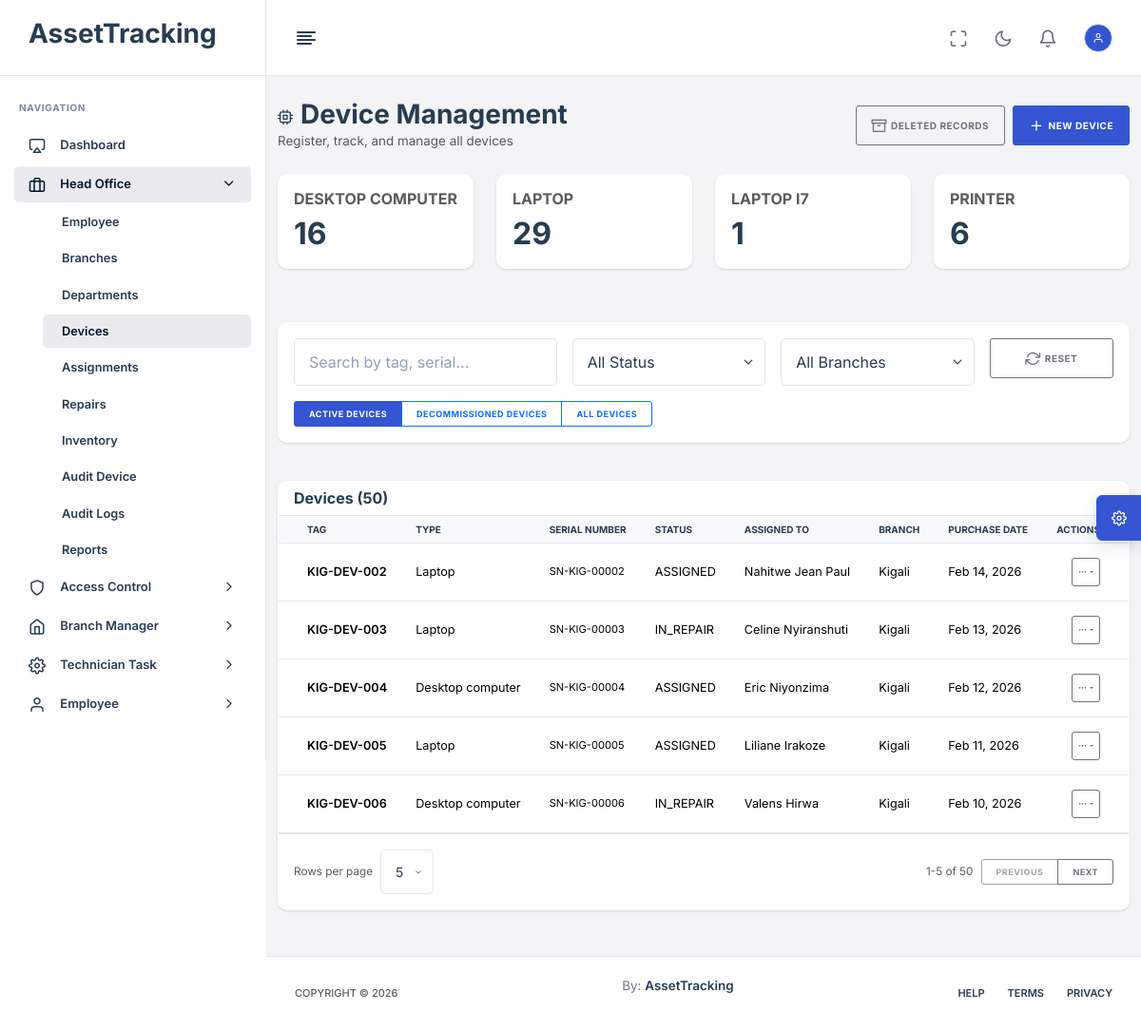
Page /head-office/devices/ (signed in) on the committed database.
### App/models.py (models this page shows, shortened)
class SoftDeleteModel(models.Model):
    is_deleted = models.BooleanField(default=False)
    deleted_at = models.DateTimeField(null=True, blank=True)
    deleted_by = models.ForeignKey(
        settings.AUTH_USER_MODEL,
        null=True,
        blank=True,
        on_delete=models.SET_NULL,
        related_name="%(class)s_deleted_records",
    )
    deletion_reason = models.TextField(blank=True)
    class Meta:
        abstract = True

class Device(SoftDeleteModel):
    STATUS_CHOICES = [
        ('AVAILABLE', 'Available'),
        ('ASSIGNED', 'Assigned'),
        ('PENDING_RETURN', 'Pending Return'),
        ('IN_REPAIR', 'In Repair'),
        ('COMPLETED', 'Completed'),
        ('REPAIRED', 'Repaired'),
        ('MISSING', 'Missing'),
        ('RETIRED', 'Retired'),
        ('DECOMMISSIONED', 'Decommissioned'),
    ]
    LOCATION_CHOICES = [
        ('HEAD_OFFICE', 'Head Office'),
        ('BRANCH', 'Branch'),
        ('EMPLOYEE', 'Employee'),
        ('TECHNICIAN', 'Head Office / Technician'),
    ]
    device_type = models.CharField(max_length=50)
    brand = models.CharField(max_length=100)
    model = models.CharField(max_length=100)
    serial_number = models.CharField(max_length=100, unique=True)
    company_tag = models.CharField(max_length=100, unique=True)  # QR / Barcode
    purchase_date = models.DateField(null=True, blank=True)
    warranty_expiry = models.DateField(null=True, blank=True)
    status = models.CharField(max_length=20, choices=STATUS_CHOICES, default='AVAILABLE')
    assigned_employee = models.ForeignKey('Employee', null=True, blank=True, on_delete=models.SET_NULL)
    assigned_branch = models.ForeignKey('Branch', null=True, blank=True, on_delete=models.SET_NULL)
    location_type = models.CharField(max_length=20, choices=LOCATION_CHOICES, default='HEAD_OFFICE')
    current_location = models.CharField(max_length=255, default="Head Office")
    condition_notes = models.TextField(blank=True)
    registered_at = models.DateTimeField(auto_now_add=True)
    decommissioned_at = models.DateTimeField(null=True, blank=True)
    decommissioned_by = models.ForeignKey(
        settings.AUTH_USER_MODEL,
        null=True,
        blank=True,
        on_delete=models.SET_NULL,
        related_name="decommissioned_devices",
    )
    decommission_reason = models.CharField(max_length=255, blank=True)
    decommission_notes = models.TextField(blank=True)
    previous_status_before_decommission = models.CharField(max_length=20, blank=True)
    last_location_before_decommission = models.CharField(max_length=255, blank=True)

class Employee(SoftDeleteModel):
    STATUS_CHOICES = [
        ('ACTIVE', 'Active'),
        ('INACTIVE', 'Inactive'),
        ('EXITED', 'Exited'),
    ]
    user = models.OneToOneField(settings.AUTH_USER_MODEL, on_delete=models.CASCADE, null=True, blank=True)
    employee_id = models.CharField(max_length=100, unique=True, null=True, blank=True)
    full_name = models.CharField(max_length=255)
    position = models.CharField(max_length=255)
    branch = models.ForeignKey(Branch, on_delete=models.SET_NULL, null=True, related_name='employees')
    department = models.ForeignKey(Department, on_delete=models.SET_NULL, null=True, blank=True)
    status = models.CharField(max_length=10, choices=STATUS_CHOICES, default='ACTIVE')
    hire_date = models.DateField(null=True, blank=True)
    exit_date = models.DateField(null=True, blank=True)

class Branch(SoftDeleteModel):
    name = models.CharField(max_length=255)
    location = models.CharField(max_length=255)
    manager = models.ForeignKey(
        'Employee',
        on_delete=models.SET_NULL,
        null=True,
        blank=True,
        related_name='managed_branches'
    )

### App/views.py (the view)
# urls.py: path("head-office/devices/", head_office_devices, name="head_office_devices"),
@login_required
@permission_required("view_device")
def head_office_devices(request):
    show_deleted = request.GET.get("deleted") == "1"
    device_scope = request.GET.get("scope", "active")
    devices = Device.objects.select_related('assigned_employee', 'assigned_branch').filter(is_deleted=show_deleted)
    if device_scope == "decommissioned":
        devices = devices.filter(status="DECOMMISSIONED")
    elif device_scope == "active":
        devices = devices.exclude(status="DECOMMISSIONED")
    branches = Branch.objects.filter(is_deleted=False)
    employees = Employee.objects.select_related('branch').filter(status='ACTIVE', is_deleted=False)
    statuses = Device._meta.get_field('status').choices
    location_types = Device._meta.get_field('location_type').choices
    device_types = Device.objects.values_list('device_type', flat=True).distinct()
    device_type_counts = (
        Device.objects.filter(is_deleted=show_deleted)
        .values('device_type')
        .annotate(count=Count('id'))
        .order_by('device_type')
    )
    context = {
        'devices': devices,
        'branches': branches,
        'employees': employees,
        'statuses': statuses,
        'location_types': location_types,
        'device_types': device_types,
        'device_type_counts': device_type_counts,
        'show_deleted': show_deleted,
        'device_scope': device_scope,
    }
    return render(request, "HeadOffice/Devices.html", context)

### App/access_control.py (called while the page is built, shortened)
def all_permission_codenames():
    return [codename for permissions in PERMISSION_DEFINITIONS.values() for codename, _ in permissions]

def user_has_permission(user, codename):
    if not user or not user.is_authenticated:
        return False
    if user.is_superuser or user.role == "HEAD_OFFICE":
        return True
    if getattr(user, "dynamic_role_id", None):
        return user.dynamic_role.permissions.filter(codename=codename).exists()
    role_permissions = DEFAULT_ROLE_PERMISSIONS.get(user.role, [])
    return role_permissions == "__all__" or codename in role_permissions

def get_user_permission_codenames(user):
    if not user or not user.is_authenticated:
        return []
    if user.is_superuser or user.role == "HEAD_OFFICE":
        return all_permission_codenames()

def build_accessible_menu(user):
    menu = []
    for group in MENU_DEFINITIONS:
        items = [
            {"label": label, "url_name": url_name, "permission": permission}
            for label, url_name, permission in group["items"]
            if user_has_permission(user, permission)
        ]
        if items:
            menu.append({"label": group["label"], "icon": group["icon"], "items": items})
    return menu

### App/context_processors.py (called while the page is built)
def access_control(request):
    user = getattr(request, "user", None)
    if not user or not user.is_authenticated:
        return {}
    return {
        "accessible_menu": build_accessible_menu(user),
        "user_permissions": get_user_permission_codenames(user),
    }

### App/models.py (called while the page is built)
    @property
    def effective_role_name(self):
        return self.dynamic_role.name if self.dynamic_role else self.get_role_display()

### templates/HeadOffice/Devices.html (shortened to what this page needs)
{% extends 'base.html' %}
{% load static %}
{% block content %}
<div class="container-fluid py-4">
    <div class="row mb-4">
        <div class="col-12">
            <div class="d-flex justify-content-between align-items-center">
                <div>
                    <h1 class="h3 mb-0"><i class="feather-cpu me-2"></i>Device Management</h1>
                    <p class="text-muted mb-0">Register, track, and manage all devices</p>
                </div>
                <div class="d-flex gap-2">
                    <a class="btn btn-outline-secondary" href="?deleted={% if show_deleted %}0{% else %}1{% endif %}">
                        <i class="feather-archive me-1"></i>{% if show_deleted %}Active Records{% else %}Deleted Records{% endif %}
                    </a>
                    <button class="btn btn-primary" data-bs-toggle="modal" data-bs-target="#createDeviceModal">
                        <i class="feather-plus me-1"></i>New Device
                    </button>
                </div>
            </div>
        </div>
    </div>
    <div class="row mb-4">
        {% for item in device_type_counts %}
        <div class="col-md-6 col-lg-3 mb-2">
            <div class="card">
                <div class="card-body">
                    <h6 class="text-muted">{{ item.device_type|upper }}</h6>
                    <h2 class="mb-0">{{ item.count }}</h2>
                </div>
            </div>
        </div>
        {% endfor %}
    </div>
    <div class="row mb-3">
        <div class="col-12">
            <div class="card">
                <div class="card-body">
                    <div class="row g-3">
                        <div class="col-md-4">
                            <input type="text" class="form-control" id="searchDevice" data-table-search="#devicesTable" placeholder="Search by tag, serial...">
                        </div>
                        <div class="col-md-3">
                            <select class="form-select" id="filterStatus" data-table-filter="#devicesTable" data-filter-column="4" data-filter-match="value">
                                <option value="">All Status</option>
                            </select>
                        </div>
                        <div class="col-md-3">
                            <select class="form-select" id="filterBranch" data-table-filter="#devicesTable" data-filter-column="6">
                                <option value="">All Branches</option>
                            </select>
                        </div>
                        <div class="col-md-2">
                            <button class="btn btn-outline-secondary w-100" onclick="resetFilters()">
                                <i class="feather-refresh-cw me-1"></i>Reset
                            </button>
                        </div>
                        <div class="col-md-12">
                            <div class="btn-group btn-group-sm" role="group">
                                <a class="btn {% if device_scope == 'active' %}btn-primary{% else %}btn-outline-primary{% endif %}" href="?scope=active{% if show_deleted %}&deleted=1{% endif %}">Active Devices</a>
                                <a class="btn {% if device_scope == 'decommissioned' %}btn-primary{% else %}btn-outline-primary{% endif %}" href="?scope=decommissioned{% if show_deleted %}&deleted=1{% endif %}">Decommissioned Devices</a>
                                <a class="btn {% if device_scope == 'all' %}btn-primary{% else %}btn-outline-primary{% endif %}" href="?scope=all{% if show_deleted %}&deleted=1{% endif %}">All Devices</a>
                            </div>
                        </div>
                    </div>
                </div>
            </div>
        </div>
    </div>
    <div class="row">
        <div class="col-12">
            <div class="card">
                <div class="card-header">
                    <h5 class="card-title mb-0">Devices ({{ devices.count }})</h5>
                </div>
                <div class="card-body p-0">
                    <div class="table-responsive">
                        <table class="table table-hover table-sm align-middle mb-0" id="devicesTable">
                            <thead class="table-light">
                                <tr>
                                    <th>Tag</th>
                                    <th>Type</th>
                                    <th>Serial Number</th>
                                    <th>Status</th>
                                    <th>Assigned To</th>
                                    <th>Branch</th>
                                    <th>Purchase Date</th>
                                    <th class="text-end">Actions</th>
                                </tr>
                            </thead>
                            <tbody>
                                {% for device in devices %}
                                <tr>
                                    <td>
                                        <strong>{{ device.company_tag }}</strong>
                                    </td>
                                    <td>{{ device.device_type }}</td>
                                    <td>
                                        <small>{{ device.serial_number }}</small>
                                    </td>
                                    <td>
                                        <span>
                                            {{ device.status }}
                                        </span>
                                    </td>
                                    <td>
                                        {% if device.assigned_employee %}
                                        <span>
                                            {{ device.assigned_employee.full_name|truncatechars:20 }}
                                        </span>
                                        {% else %}
                                        <span class="text-muted">—</span>
                                        {% endif %}
                                    </td>
                                    <td>
                                        {{ device.assigned_branch.name|default:"—" }}
                                    </td>
                                    <td>
                                        {{ device.purchase_date|date:"M d, Y"|default:"—" }}
                                    </td>
                                    <td class="text-end">
                                        <div class="dropdown action-menu">
                                            <button class="btn btn-sm btn-outline-secondary action-menu-btn dropdown-toggle" type="button" data-bs-toggle="dropdown" aria-expanded="false" title="Actions">
                                                <i class="feather-more-horizontal"></i>
                                            </button>
                                        </div>
                                    </td>
                                </tr>
                                {% empty %}
                                <tr>
                                    <td colspan="8" class="text-center text-muted py-4">
                                        No devices found
                                    </td>
                                </tr>
                                {% endfor %}
                            </tbody>
                        </table>
                    </div>
                </div>
            </div>
        </div>
    </div>
</div>
{% endblock %}

### templates/base.html (style rules this page uses)
table.table { font-size: 0.792rem; line-height: 1.25; }
table.table tbody tr { border-top-width: 1px; }
.action-menu-btn { width: 30px; height: 30px; display: inline-flex; align-items: center; justify-content: center; padding: 0; }

### rows in the picture
Device: company_tag "KIG-DEV-002", device_type "Laptop", serial_number "SN-KIG-00002", status "ASSIGNED", assigned_employee.full_name "Nahitwe Jean Paul", assigned_branch.name "Kigali", purchase_date "Feb 14, 2026"
Device: company_tag "KIG-DEV-003", device_type "Laptop", serial_number "SN-KIG-00003", status "IN_REPAIR", assigned_employee.full_name "Celine Nyiranshuti", assigned_branch.name "Kigali", purchase_date "Feb 13, 2026"
Device: company_tag "KIG-DEV-004", device_type "Desktop computer", serial_number "SN-KIG-00004", status "ASSIGNED", assigned_employee.full_name "Eric Niyonzima", assigned_branch.name "Kigali", purchase_date "Feb 12, 2026"
Device: company_tag "KIG-DEV-005", device_type "Laptop", serial_number "SN-KIG-00005", status "ASSIGNED", assigned_employee.full_name "Liliane Irakoze", assigned_branch.name "Kigali", purchase_date "Feb 11, 2026"
Device: company_tag "KIG-DEV-006", device_type "Desktop computer", serial_number "SN-KIG-00006", status "IN_REPAIR", assigned_employee.full_name "Valens Hirwa", assigned_branch.name "Kigali", purchase_date "Feb 10, 2026"

### other values in the picture
{{ menu_group.label }} "Head Office" "Access Control" "Branch Manager" "Technician Task" "Employee"
{{ menu_item.label }} "Employee" "Branches" "Departments" "Devices" "Assignments" "Repairs" "Inventory" "Audit Device" "Audit Logs" "Reports"
{{ item.device_type|upper }} "DESKTOP COMPUTER" "LAPTOP" "LAPTOP I7" "PRINTER"
{{ item.count }} "16" "29" "1" "6"
{{ devices.count }} "50"
